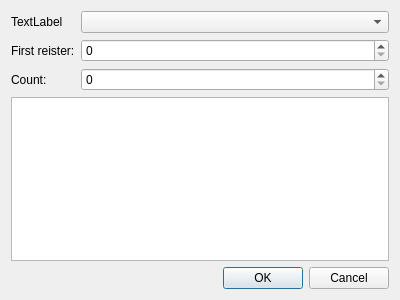
<?xml version="1.0" encoding="UTF-8"?>
<ui version="4.0">
 <class>ChangeValuesDialog</class>
 <widget class="QDialog" name="ChangeValuesDialog">
  <property name="geometry">
   <rect>
    <x>0</x>
    <y>0</y>
    <width>400</width>
    <height>300</height>
   </rect>
  </property>
  <property name="windowTitle">
   <string>Change values</string>
  </property>
  <layout class="QVBoxLayout" name="verticalLayout" stretch="0,1,0">
   <item>
    <layout class="QFormLayout" name="formLayout">
     <item row="0" column="0">
      <widget class="QLabel" name="label">
       <property name="text">
        <string>TextLabel</string>
       </property>
      </widget>
     </item>
     <item row="0" column="1">
      <widget class="QComboBox" name="comboBoxType"/>
     </item>
     <item row="1" column="0">
      <widget class="QLabel" name="labelFirstRegister">
       <property name="text">
        <string>First reister:</string>
       </property>
      </widget>
     </item>
     <item row="1" column="1">
      <widget class="QSpinBox" name="spinBoxFirstRegister">
       <property name="maximum">
        <number>9999</number>
       </property>
      </widget>
     </item>
     <item row="2" column="0">
      <widget class="QLabel" name="labelCount">
       <property name="text">
        <string>Count:</string>
       </property>
      </widget>
     </item>
     <item row="2" column="1">
      <widget class="QSpinBox" name="spinBoxCount">
       <property name="maximum">
        <number>9999</number>
       </property>
      </widget>
     </item>
    </layout>
   </item>
   <item>
    <widget class="QTableView" name="tableView"/>
   </item>
   <item>
    <widget class="QDialogButtonBox" name="buttonBox">
     <property name="orientation">
      <enum>Qt::Horizontal</enum>
     </property>
     <property name="standardButtons">
      <set>QDialogButtonBox::Cancel|QDialogButtonBox::Ok</set>
     </property>
    </widget>
   </item>
  </layout>
 </widget>
 <resources/>
 <connections>
  <connection>
   <sender>buttonBox</sender>
   <signal>rejected()</signal>
   <receiver>ChangeValuesDialog</receiver>
   <slot>reject()</slot>
   <hints>
    <hint type="sourcelabel">
     <x>316</x>
     <y>260</y>
    </hint>
    <hint type="destinationlabel">
     <x>286</x>
     <y>274</y>
    </hint>
   </hints>
  </connection>
 </connections>
</ui>
